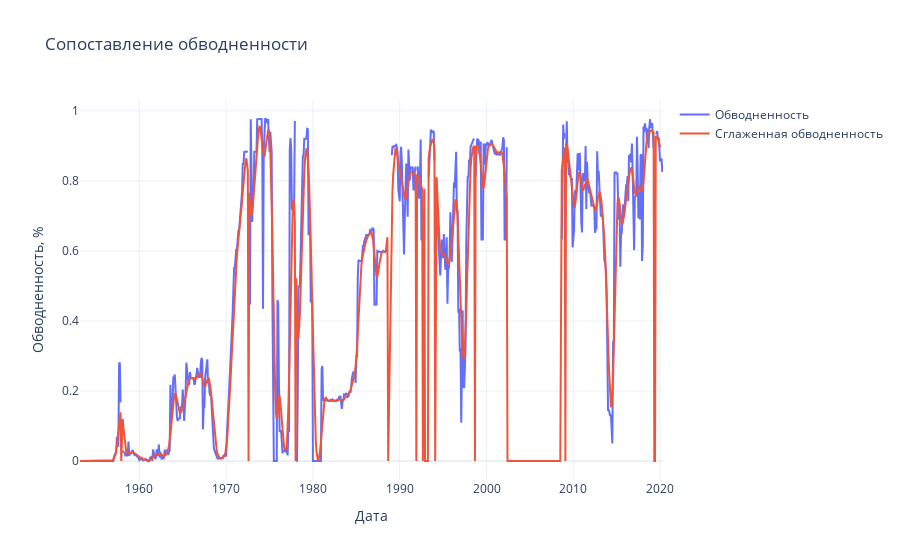

Notebook code cell kept with this figure:
### Code cell
fig= go.Figure()
fig.add_trace(go.Scatter(x=well_df.date, y=well_df.WCT, name='Обводненность'))
fig.add_trace(go.Scatter(x=well_df.date, y=well_df.SWCT, name='Сглаженная обводненность'))
fig.update_layout(template= 'plotly_white', title='Сопоставление обводненности', xaxis=go.layout.XAxis(title=go.layout.xaxis.Title(text='Дата')), 
                 yaxis=go.layout.YAxis(title=go.layout.yaxis.Title(text='Обводненность, %')))

#offline.plot(fig,  filename='Обводненность')

### Figure 1 — Plotly figure (JSON) as saved in the notebook; plotly's stock layout.template omitted (floating-point values rounded to 4 significant figures; data arrays with more than 128 entries replaced by an {"elided": "..."} marker saying what was removed)
{"data": [{"name": "Обводненность", "type": "scatter", "x": {"elided": "742 str values"}, "y": {"elided": "742 float values"}}, {"name": "Сглаженная обводненность", "type": "scatter", "x": {"elided": "742 str values"}, "y": {"elided": "742 float values"}}], "layout": {"title": {"text": "Сопоставление обводненности"}, "xaxis": {"title": {"text": "Дата"}}, "yaxis": {"title": {"text": "Обводненность, %"}}}}
